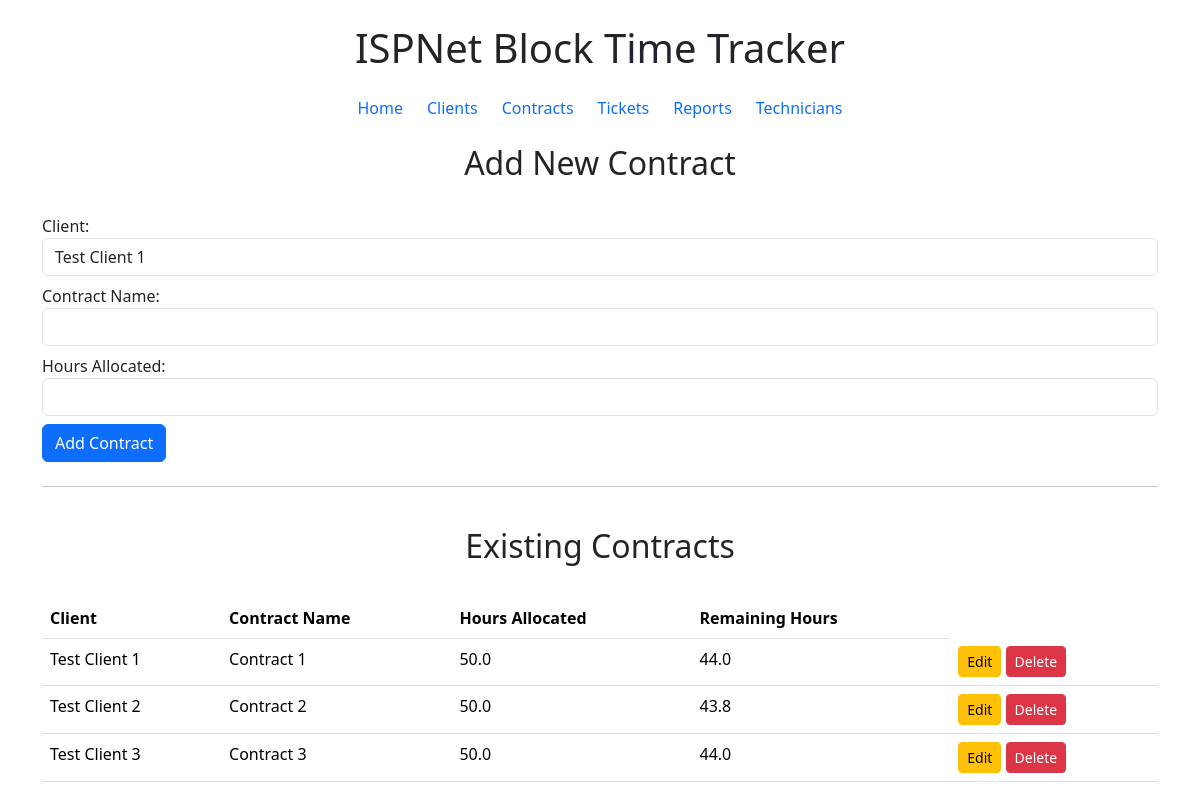
The app's page /contracts with its own data.
### models.py (models this page shows, shortened)
class Contract(Base):
    __tablename__ = "contracts"
    id = Column(Integer, primary_key=True)
    name = Column(String, nullable=False)
    hours_allocated = Column(Float, nullable=False)
    client_id = Column(Integer, ForeignKey("clients.id"))
    client = relationship("Client", back_populates="contracts")
    tickets = relationship("Ticket", back_populates="contract")

class Client(Base):
    __tablename__ = "clients"
    id = Column(Integer, primary_key=True)
    name = Column(String, nullable=False)
    contact_name = Column(String)
    email = Column(String)
    phone = Column(String)
    address = Column(String)
    contracts = relationship("Contract", back_populates="client")

class Ticket(Base):
    __tablename__ = "tickets"
    id = Column(Integer, primary_key=True)
    title = Column(String, nullable=False)
    description = Column(String)
    hours_used = Column(Float, nullable=False)
    date = Column(DateTime, nullable=False)
    client_id = Column(Integer, ForeignKey("clients.id"))
    contract_id = Column(Integer, ForeignKey("contracts.id"))
    technician_id = Column(Integer, ForeignKey("technicians.id"))
    client = relationship("Client")
    contract = relationship("Contract", back_populates="tickets")
    technician = relationship("Technician", back_populates="tickets")

### main.py (the view)
@app.get("/contracts", response_class=HTMLResponse)
def view_contracts(request: Request):
    print("🔥 GET /contracts")
    return templates.TemplateResponse("contracts.html", {
        "request": request,
        "contracts": get_all_contracts(),
        "clients": get_all_clients()
    })

### templates/contracts.html
{% extends "base.html" %}
{% block content %}
<h2 class="text-center">Add New Contract</h2>
<br>
<form method="post" action="/contracts" class="mb-4">
    <div class="mb-2">
        <label>Client:</label>
        <select name="client_id" required class="form-control">
            {% for client in clients %}
            <option value="{{ client.id }}">{{ client.name }}</option>
            {% endfor %}
        </select>
    </div>
    <div class="mb-2">
        <label>Contract Name:</label>
        <input class="form-control" type="text" name="name" required>
    </div>
    <div class="mb-2">
        <label>Hours Allocated:</label>
        <input class="form-control" type="number" step="0.1" name="total_hours" required>
    </div>
    <button class="btn btn-primary" type="submit">Add Contract</button>
</form>
<hr>
<br>
<h2 class="text-center">Existing Contracts</h2>
<br>
<table class="table">
    <thead>
        <tr>
            <th>Client</th>
            <th>Contract Name</th>
            <th>Hours Allocated</th>
            <th>Remaining Hours</th>
        </tr>
    </thead>
    <tbody>
        {% for contract in contracts %}
        <tr>
            <td>{{ contract.client.name }}</td>
            <td>{{ contract.name }}</td>
            <td>{{ contract.hours_allocated }}</td>
            <td>{{ contract.remaining_hours }}</td>
            <td>
  <a href="/contracts/{{ contract.id }}/edit" class="btn btn-sm btn-warning">Edit</a>
  <form method="post" action="/contracts/{{ contract.id }}/delete" style="display:inline;" onsubmit="return confirm('Are you sure you want to delete this contract?');">
    <button type="submit" class="btn btn-sm btn-danger">Delete</button>
  </form>
</td>
        </tr>
        {% else %}
        <tr>
            <td colspan="4">No contracts found.</td>
        </tr>
        {% endfor %}
    </tbody>
</table>
{% endblock %}

### records on screen
Contract: client.name "Test Client 1", name "Contract 1", hours_allocated "50.0", remaining_hours "44.0"
Contract: client.name "Test Client 2", name "Contract 2", hours_allocated "50.0", remaining_hours "43.8"
Contract: client.name "Test Client 3", name "Contract 3", hours_allocated "50.0", remaining_hours "44.0"

### other values on screen
form field client_id "Test Client 1"
